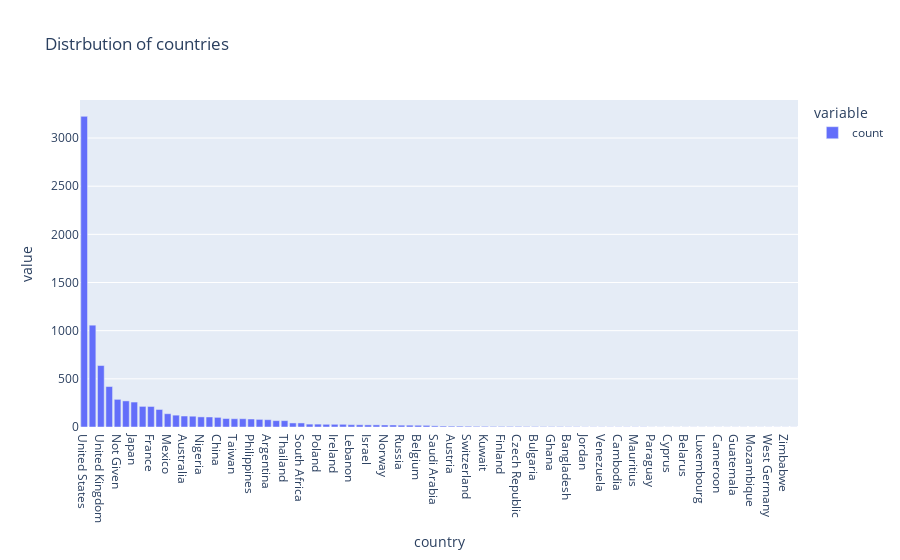

This figure's notebook cell:
### Code cell
px.bar(data_frame=data.country.value_counts() , title= ' Distrbution of countries')

### Figure 1 — Plotly figure (JSON) as saved in the notebook; plotly's stock layout.template omitted (floating-point values rounded to 4 significant figures)
{"data": [{"alignmentgroup": "True", "hovertemplate": "variable=count<br>country=%{x}<br>value=%{y}<extra></extra>", "legendgroup": "count", "marker": {"color": "#636efa", "pattern": {"shape": ""}}, "name": "count", "offsetgroup": "count", "orientation": "v", "showlegend": true, "textposition": "auto", "type": "bar", "x": ["United States", "India", "United Kingdom", "Pakistan", "Not Given", "Canada", "Japan", "South Korea", "France", "Spain", "Mexico", "Egypt", "Australia", "Turkey", "Nigeria", "Germany", "China", "Brazil", "Taiwan", "Indonesia", "Philippines", "Hong Kong", "Argentina", "Italy", "Thailand", "Colombia", "South Africa", "Denmark", "Poland", "Netherlands", "Ireland", "Singapore", "Lebanon", "Malaysia", "Israel", "Chile", "Norway", "United Arab Emirates", "Russia", "Sweden", "Belgium", "New Zealand", "Saudi Arabia", "Romania", "Austria", "Uruguay", "Switzerland", "Vietnam", "Kuwait", "Peru", "Finland", "Iceland", "Czech Republic", "Hungary", "Bulgaria", "Kenya", "Ghana", "Portugal", "Bangladesh", "Serbia", "Jordan", "Croatia", "Venezuela", "Georgia", "Cambodia", "Ukraine", "Mauritius", "Syria", "Paraguay", "Somalia", "Cyprus", "Puerto Rico", "Belarus", "Senegal", "Luxembourg", "Namibia", "Cameroon", "Jamaica", "Guatemala", "Slovenia", "Mozambique", "Iran", "West Germany", "Greece", "Zimbabwe", "Soviet Union"], "xaxis": "x", "y": [3225, 1057, 638, 420, 287, 271, 259, 214, 213, 182, 138, 123, 114, 112, 105, 104, 100, 88, 86, 86, 83, 79, 76, 66, 66, 42, 42, 30, 30, 28, 28, 28, 24, 23, 22, 22, 21, 21, 19, 19, 18, 17, 12, 10, 9, 9, 8, 7, 7, 6, 6, 6, 6, 5, 5, 4, 4, 4, 3, 3, 2, 2, 2, 2, 2, 2, 2, 2, 1, 1, 1, 1, 1, 1, 1, 1, 1, 1, 1, 1, 1, 1, 1, 1, 1, 1], "yaxis": "y"}], "layout": {"barmode": "relative", "legend": {"title": {"text": "variable"}, "tracegroupgap": 0}, "title": {"text": " Distrbution of countries"}, "xaxis": {"anchor": "y", "domain": [0, 1], "title": {"text": "country"}}, "yaxis": {"anchor": "x", "domain": [0, 1], "title": {"text": "value"}}}}
